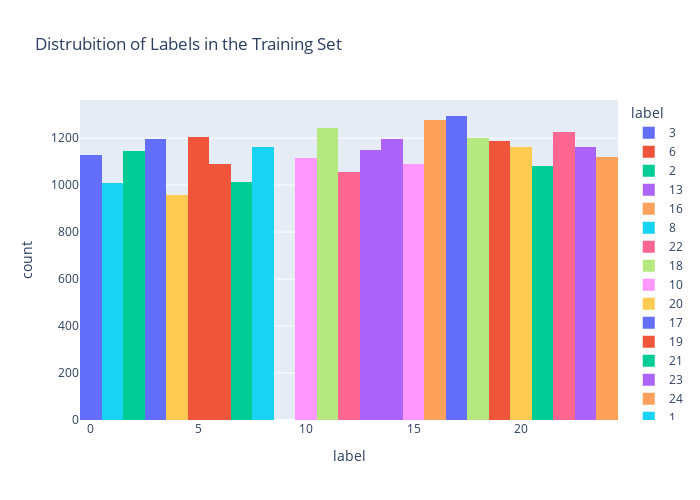

The code cell stored with this chart in its notebook:
### Markdown cell above
### 3.4 Distribution of Labels

### Code cell
#creating an interactive bar graph that shows the distrubition of labels within the training set
fig = px.histogram(train, 
                   x='label', 
                   color = 'label',
                   title="Distrubition of Labels in the Training Set",
                   width=700, height=500)
fig.show()

### Figure 1 — Plotly figure (JSON) as saved in the notebook; plotly's stock layout.template omitted (floating-point values rounded to 4 significant figures; data arrays with more than 128 entries replaced by an {"elided": "..."} marker saying what was removed)
{"data": [{"alignmentgroup": "True", "bingroup": "x", "hovertemplate": "label=%{x}<br>count=%{y}<extra></extra>", "legendgroup": "3", "marker": {"color": "#636efa", "pattern": {"shape": ""}}, "name": "3", "offsetgroup": "3", "orientation": "v", "showlegend": true, "type": "histogram", "x": {"elided": "1196 int values"}, "xaxis": "x", "yaxis": "y"}, {"alignmentgroup": "True", "bingroup": "x", "hovertemplate": "label=%{x}<br>count=%{y}<extra></extra>", "legendgroup": "6", "marker": {"color": "#EF553B", "pattern": {"shape": ""}}, "name": "6", "offsetgroup": "6", "orientation": "v", "showlegend": true, "type": "histogram", "x": {"elided": "1090 int values"}, "xaxis": "x", "yaxis": "y"}, {"alignmentgroup": "True", "bingroup": "x", "hovertemplate": "label=%{x}<br>count=%{y}<extra></extra>", "legendgroup": "2", "marker": {"color": "#00cc96", "pattern": {"shape": ""}}, "name": "2", "offsetgroup": "2", "orientation": "v", "showlegend": true, "type": "histogram", "x": {"elided": "1144 int values"}, "xaxis": "x", "yaxis": "y"}, {"alignmentgroup": "True", "bingroup": "x", "hovertemplate": "label=%{x}<br>count=%{y}<extra></extra>", "legendgroup": "13", "marker": {"color": "#ab63fa", "pattern": {"shape": ""}}, "name": "13", "offsetgroup": "13", "orientation": "v", "showlegend": true, "type": "histogram", "x": {"elided": "1151 int values"}, "xaxis": "x", "yaxis": "y"}, {"alignmentgroup": "True", "bingroup": "x", "hovertemplate": "label=%{x}<br>count=%{y}<extra></extra>", "legendgroup": "16", "marker": {"color": "#FFA15A", "pattern": {"shape": ""}}, "name": "16", "offsetgroup": "16", "orientation": "v", "showlegend": true, "type": "histogram", "x": {"elided": "1279 int values"}, "xaxis": "x", "yaxis": "y"}, {"alignmentgroup": "True", "bingroup": "x", "hovertemplate": "label=%{x}<br>count=%{y}<extra></extra>", "legendgroup": "8", "marker": {"color": "#19d3f3", "pattern": {"shape": ""}}, "name": "8", "offsetgroup": "8", "orientation": "v", "showlegend": true, "type": "histogram", "x": {"elided": "1162 int values"}, "xaxis": "x", "yaxis": "y"}, {"alignmentgroup": "True", "bingroup": "x", "hovertemplate": "label=%{x}<br>count=%{y}<extra></extra>", "legendgroup": "22", "marker": {"color": "#FF6692", "pattern": {"shape": ""}}, "name": "22", "offsetgroup": "22", "orientation": "v", "showlegend": true, "type": "histogram", "x": {"elided": "1225 int values"}, "xaxis": "x", "yaxis": "y"}, {"alignmentgroup": "True", "bingroup": "x", "hovertemplate": "label=%{x}<br>count=%{y}<extra></extra>", "legendgroup": "18", "marker": {"color": "#B6E880", "pattern": {"shape": ""}}, "name": "18", "offsetgroup": "18", "orientation": "v", "showlegend": true, "type": "histogram", "x": {"elided": "1199 int values"}, "xaxis": "x", "yaxis": "y"}, {"alignmentgroup": "True", "bingroup": "x", "hovertemplate": "label=%{x}<br>count=%{y}<extra></extra>", "legendgroup": "10", "marker": {"color": "#FF97FF", "pattern": {"shape": ""}}, "name": "10", "offsetgroup": "10", "orientation": "v", "showlegend": true, "type": "histogram", "x": {"elided": "1114 int values"}, "xaxis": "x", "yaxis": "y"}, {"alignmentgroup": "True", "bingroup": "x", "hovertemplate": "label=%{x}<br>count=%{y}<extra></extra>", "legendgroup": "20", "marker": {"color": "#FECB52", "pattern": {"shape": ""}}, "name": "20", "offsetgroup": "20", "orientation": "v", "showlegend": true, "type": "histogram", "x": {"elided": "1161 int values"}, "xaxis": "x", "yaxis": "y"}, {"alignmentgroup": "True", "bingroup": "x", "hovertemplate": "label=%{x}<br>count=%{y}<extra></extra>", "legendgroup": "17", "marker": {"color": "#636efa", "pattern": {"shape": ""}}, "name": "17", "offsetgroup": "17", "orientation": "v", "showlegend": true, "type": "histogram", "x": {"elided": "1294 int values"}, "xaxis": "x", "yaxis": "y"}, {"alignmentgroup": "True", "bingroup": "x", "hovertemplate": "label=%{x}<br>count=%{y}<extra></extra>", "legendgroup": "19", "marker": {"color": "#EF553B", "pattern": {"shape": ""}}, "name": "19", "offsetgroup": "19", "orientation": "v", "showlegend": true, "type": "histogram", "x": {"elided": "1186 int values"}, "xaxis": "x", "yaxis": "y"}, {"alignmentgroup": "True", "bingroup": "x", "hovertemplate": "label=%{x}<br>count=%{y}<extra></extra>", "legendgroup": "21", "marker": {"color": "#00cc96", "pattern": {"shape": ""}}, "name": "21", "offsetgroup": "21", "orientation": "v", "showlegend": true, "type": "histogram", "x": {"elided": "1082 int values"}, "xaxis": "x", "yaxis": "y"}, {"alignmentgroup": "True", "bingroup": "x", "hovertemplate": "label=%{x}<br>count=%{y}<extra></extra>", "legendgroup": "23", "marker": {"color": "#ab63fa", "pattern": {"shape": ""}}, "name": "23", "offsetgroup": "23", "orientation": "v", "showlegend": true, "type": "histogram", "x": {"elided": "1164 int values"}, "xaxis": "x", "yaxis": "y"}, {"alignmentgroup": "True", "bingroup": "x", "hovertemplate": "label=%{x}<br>count=%{y}<extra></extra>", "legendgroup": "24", "marker": {"color": "#FFA15A", "pattern": {"shape": ""}}, "name": "24", "offsetgroup": "24", "orientation": "v", "showlegend": true, "type": "histogram", "x": {"elided": "1118 int values"}, "xaxis": "x", "yaxis": "y"}, {"alignmentgroup": "True", "bingroup": "x", "hovertemplate": "label=%{x}<br>count=%{y}<extra></extra>", "legendgroup": "1", "marker": {"color": "#19d3f3", "pattern": {"shape": ""}}, "name": "1", "offsetgroup": "1", "orientation": "v", "showlegend": true, "type": "histogram", "x": {"elided": "1010 int values"}, "xaxis": "x", "yaxis": "y"}, {"alignmentgroup": "True", "bingroup": "x", "hovertemplate": "label=%{x}<br>count=%{y}<extra></extra>", "legendgroup": "12", "marker": {"color": "#FF6692", "pattern": {"shape": ""}}, "name": "12", "offsetgroup": "12", "orientation": "v", "showlegend": true, "type": "histogram", "x": {"elided": "1055 int values"}, "xaxis": "x", "yaxis": "y"}, {"alignmentgroup": "True", "bingroup": "x", "hovertemplate": "label=%{x}<br>count=%{y}<extra></extra>", "legendgroup": "11", "marker": {"color": "#B6E880", "pattern": {"shape": ""}}, "name": "11", "offsetgroup": "11", "orientation": "v", "showlegend": true, "type": "histogram", "x": {"elided": "1241 int values"}, "xaxis": "x", "yaxis": "y"}, {"alignmentgroup": "True", "bingroup": "x", "hovertemplate": "label=%{x}<br>count=%{y}<extra></extra>", "legendgroup": "15", "marker": {"color": "#FF97FF", "pattern": {"shape": ""}}, "name": "15", "offsetgroup": "15", "orientation": "v", "showlegend": true, "type": "histogram", "x": {"elided": "1088 int values"}, "xaxis": "x", "yaxis": "y"}, {"alignmentgroup": "True", "bingroup": "x", "hovertemplate": "label=%{x}<br>count=%{y}<extra></extra>", "legendgroup": "4", "marker": {"color": "#FECB52", "pattern": {"shape": ""}}, "name": "4", "offsetgroup": "4", "orientation": "v", "showlegend": true, "type": "histogram", "x": {"elided": "957 int values"}, "xaxis": "x", "yaxis": "y"}, {"alignmentgroup": "True", "bingroup": "x", "hovertemplate": "label=%{x}<br>count=%{y}<extra></extra>", "legendgroup": "0", "marker": {"color": "#636efa", "pattern": {"shape": ""}}, "name": "0", "offsetgroup": "0", "orientation": "v", "showlegend": true, "type": "histogram", "x": {"elided": "1126 int values"}, "xaxis": "x", "yaxis": "y"}, {"alignmentgroup": "True", "bingroup": "x", "hovertemplate": "label=%{x}<br>count=%{y}<extra></extra>", "legendgroup": "5", "marker": {"color": "#EF553B", "pattern": {"shape": ""}}, "name": "5", "offsetgroup": "5", "orientation": "v", "showlegend": true, "type": "histogram", "x": {"elided": "1204 int values"}, "xaxis": "x", "yaxis": "y"}, {"alignmentgroup": "True", "bingroup": "x", "hovertemplate": "label=%{x}<br>count=%{y}<extra></extra>", "legendgroup": "7", "marker": {"color": "#00cc96", "pattern": {"shape": ""}}, "name": "7", "offsetgroup": "7", "orientation": "v", "showlegend": true, "type": "histogram", "x": {"elided": "1013 int values"}, "xaxis": "x", "yaxis": "y"}, {"alignmentgroup": "True", "bingroup": "x", "hovertemplate": "label=%{x}<br>count=%{y}<extra></extra>", "legendgroup": "14", "marker": {"color": "#ab63fa", "pattern": {"shape": ""}}, "name": "14", "offsetgroup": "14", "orientation": "v", "showlegend": true, "type": "histogram", "x": {"elided": "1196 int values"}, "xaxis": "x", "yaxis": "y"}], "layout": {"barmode": "relative", "height": 500, "legend": {"title": {"text": "label"}, "tracegroupgap": 0}, "title": {"text": "Distrubition of Labels in the Training Set"}, "width": 700, "xaxis": {"anchor": "y", "categoryarray": [3, 6, 2, 13, 16, 8, 22, 18, 10, 20, 17, 19, 21, 23, 24, 1, 12, 11, 15, 4, 0, 5, 7, 14], "categoryorder": "array", "domain": [0, 1], "title": {"text": "label"}}, "yaxis": {"anchor": "x", "domain": [0, 1], "title": {"text": "count"}}}}
